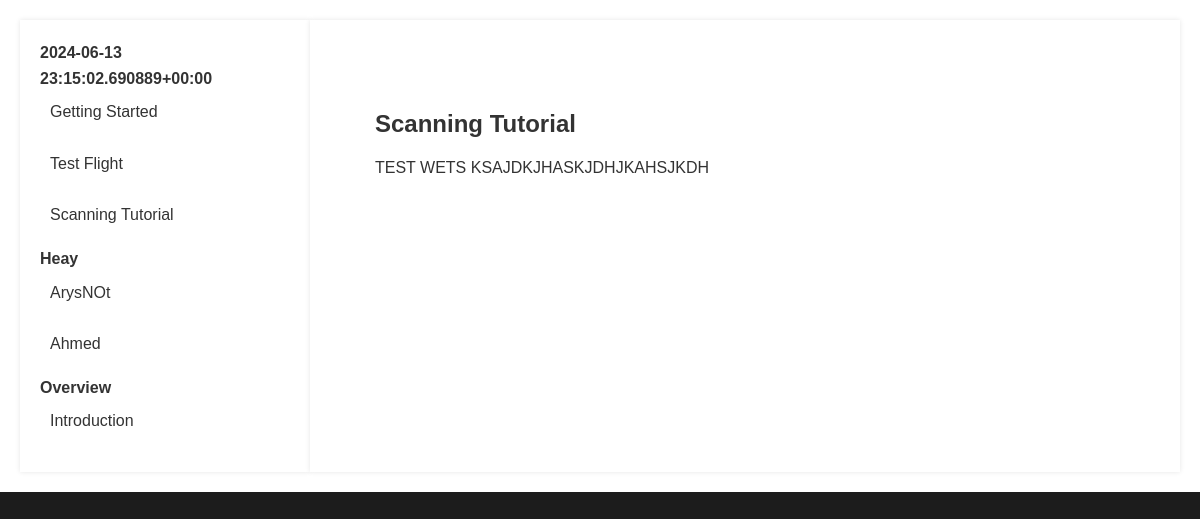
Page /document/scanning-tutorial/ on the committed database.
### documentation/models.py (models this page shows, shortened)
class Document(models.Model):
    title = models.CharField(max_length=200)
    content = models.TextField()
    category = models.CharField(max_length=100)
    slug = models.SlugField(unique=True)
    def get_absolute_url(self):
        return reverse('document_detail', args=[self.slug])

### documentation/views.py (the view)
# urls.py: path('document/<slug:slug>/', views.document_detail, name='document_detail'),
def document_detail(request, slug):
    document = get_object_or_404(Document, slug=slug)
    md = markdown.Markdown(extensions=[makeExtension()])
    document.content = md.convert(document.content)
    sidebar_data = get_sidebar_data()
    return render(request, 'documentation/document_detail.html', {
        'document': document,
        'sidebar_data': sidebar_data,
    })

### documentation/markdown_extensions.py (called while the page is built)
def makeExtension(**kwargs):
    return ContainerExtension(**kwargs)

    def run(self, lines):
        text = "\n".join(lines)
        def repl(m):
            css_class = m.group(1)
            content = m.group(2)
            return f'<div class="{css_class}">{markdown.markdown(content)}</div>'
        text = self.RE.sub(repl, text)
        return text.split("\n")

    def extendMarkdown(self, md):
        md.preprocessors.register(ContainerPreprocessor(md), 'container', 25)

### documentation/views.py (called while the page is built)
def get_sidebar_data():
    categories = Document.objects.values_list('category', flat=True).distinct()
    sidebar_data = {}
    for category in categories:
        documents = Document.objects.filter(category=category)
        sidebar_data[category] = list(documents)
    return sidebar_data

### documentation/templates/documentation/document_detail.html
{% extends 'documentation/base.html' %}
{% block content %}
<article class="markdown-body">
    <h1>{{ document.title }}</h1>
    <div class="document-content">
        {{ document.content|safe }}
    </div>
</article>
{% endblock %}

### documentation/templates/documentation/base.html (shortened to what this page needs)
{% load static %}
<!DOCTYPE html>
<html lang="en">
<head>
    <link rel="stylesheet" href="{% static 'documentation/styles.css' %}">
    <link rel="stylesheet" href="https://cdnjs.cloudflare.com/ajax/libs/github-markdown-css/4.0.0/github-markdown.min.css">
</head>
<body>
    <div class="container">
        <div class="sidebar">
            <ul>
                {% for category, documents in sidebar_data.items %}
                    <li>
                        <strong>{{ category }}</strong>
                        <ul>
                            {% for document in documents %}
                                <li><a href="{{ document.get_absolute_url }}">{{ document.title }}</a></li>
                            {% endfor %}
                        </ul>
                    </li>
                {% endfor %}
            </ul>
        </div>
        <div class="content">
            {% block content %}{% endblock %}
        </div>
    </div>
</body>
</html>

### documentation/static/documentation/styles.css (style rules this page uses)
body { font-family: 'Arial', sans-serif; line-height: 1.6; color: #333; margin: 0; padding: 0; background-color: #1C1C1C; }
a { color: #0070f3; text-decoration: none; }
.container { display: flex; max-width: 1200px; margin: 0 auto; padding: 20px; background-color: #fff; }
.sidebar { width: 250px; padding: 20px; background-color: #fff; box-shadow: 0 0 5px rgba(0,0,0,0.1); }
.sidebar ul { list-style-type: none; padding: 0; margin: 0; }
.sidebar ul li { margin-bottom: 10px; }
.sidebar ul li a { display: block; padding: 8px 10px; border-radius: 4px; color: #333; transition: background-color 0.3s ease; }
.content { flex: 1; padding: 20px; background-color: #fff; box-shadow: 0 0 5px rgba(0,0,0,0.1); }
.markdown-body { box-sizing: border-box; min-width: 200px; max-width: 100%; margin: 0 auto; padding: 45px; }
.markdown-body h1, .markdown-body h2, .markdown-body h3, .markdown-body h4, .markdown-body h5, .markdown-body h6 { margin-top: 24px; margin-bottom: 16px; font-weight: 600; line-height: 1.25; }
.markdown-body p { margin-top: 0; margin-bottom: 16px; }

### rows in the picture
Document: category "2024-06-13 23:15:02.690889+00:00", title "Getting Started"
Document: title "Test Flight"
Document: title "Scanning Tutorial", content "TEST WETS KSAJDKJHASKJDHJKAHSJKDH"
Document: category "Heay", title "ArysNOt"
Document: title "Ahmed"
Document: category "Overview", title "Introduction"
